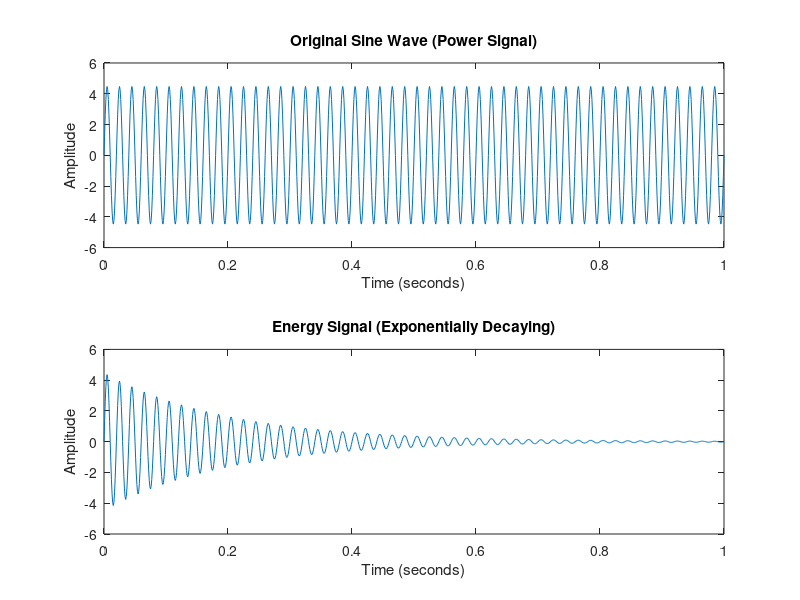

Write the MATLAB code that produced this figure.
fs=1000;               
T=1;                  
t=0:1/fs:T;            
P=10;
f=50;                
s=sqrt(2*P)*sin(2*pi*f*t);
d=5;
expsig = exp(-d * t);
en_sgl = s.*expsig;

energy = sum(en_sgl.^2)/fs;

subplot(2,1,1);
plot(t,s);
title('Original Sine Wave (Power Signal)');
xlabel('Time (seconds)');
ylabel('Amplitude');

subplot(2,1,2);
plot(t, en_sgl);
title('Energy Signal (Exponentially Decaying)');
xlabel('Time (seconds)');
ylabel('Amplitude');

disp(['Calculated Energy: ', num2str(energy), ' Joules']);
